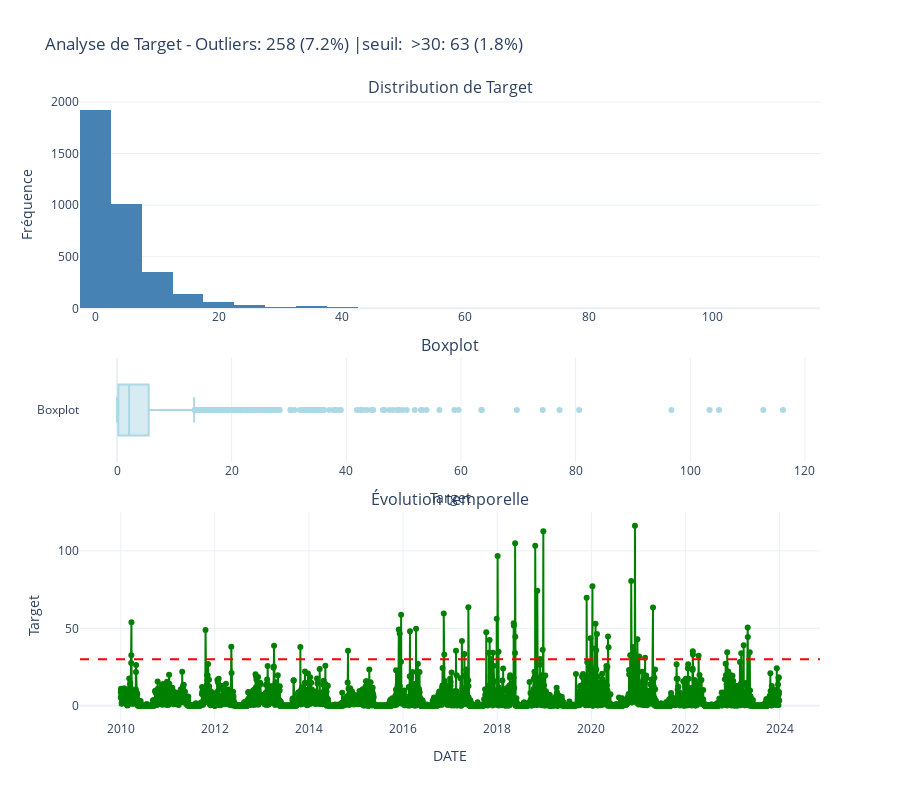

Notebook source saved alongside this figure:
### Code cell
analyze_target_distribution(train,#.query('Target<=30'),
                             target_col='Target', date_col='DATE',ref=50)

### Figure 1 — Plotly figure (JSON) as saved in the notebook; plotly's stock layout.template omitted (floating-point values rounded to 4 significant figures; data arrays with more than 128 entries replaced by an {"elided": "..."} marker saying what was removed)
{"data": [{"marker": {"color": "steelblue"}, "name": "Distribution", "nbinsx": 30, "type": "histogram", "x": {"elided": "3579 float values"}, "xaxis": "x", "yaxis": "y"}, {"marker": {"color": "lightblue"}, "name": "Boxplot", "type": "box", "x": {"elided": "3579 float values"}, "xaxis": "x2", "yaxis": "y2"}, {"marker": {"color": "green"}, "mode": "lines+markers", "name": "Évolution", "type": "scatter", "x": {"elided": "3579 str values"}, "xaxis": "x3", "y": {"elided": "3579 float values"}, "yaxis": "y3"}], "layout": {"annotations": [{"font": {"size": 16}, "showarrow": false, "text": "Distribution de Target", "x": 0.5, "xanchor": "center", "xref": "paper", "y": 1, "yanchor": "bottom", "yref": "paper"}, {"font": {"size": 16}, "showarrow": false, "text": "Boxplot", "x": 0.5, "xanchor": "center", "xref": "paper", "y": 0.584, "yanchor": "bottom", "yref": "paper"}, {"font": {"size": 16}, "showarrow": false, "text": "Évolution temporelle", "x": 0.5, "xanchor": "center", "xref": "paper", "y": 0.336, "yanchor": "bottom", "yref": "paper"}], "height": 800, "shapes": [{"line": {"color": "red", "dash": "dash"}, "type": "line", "x0": 0, "x1": 1, "xref": "x3 domain", "y0": 30, "y1": 30, "yref": "y3"}], "showlegend": false, "title": {"text": "Analyse de Target - Outliers: 258 (7.2%) |seuil:  >30: 63 (1.8%)"}, "xaxis": {"anchor": "y", "domain": [0, 1]}, "xaxis2": {"anchor": "y2", "domain": [0, 1], "title": {"text": "Target"}}, "xaxis3": {"anchor": "y3", "domain": [0, 1], "title": {"text": "DATE"}}, "yaxis": {"anchor": "x", "domain": [0.664, 1], "title": {"text": "Fréquence"}}, "yaxis2": {"anchor": "x2", "domain": [0.416, 0.584]}, "yaxis3": {"anchor": "x3", "domain": [0, 0.336], "title": {"text": "Target"}}}}
